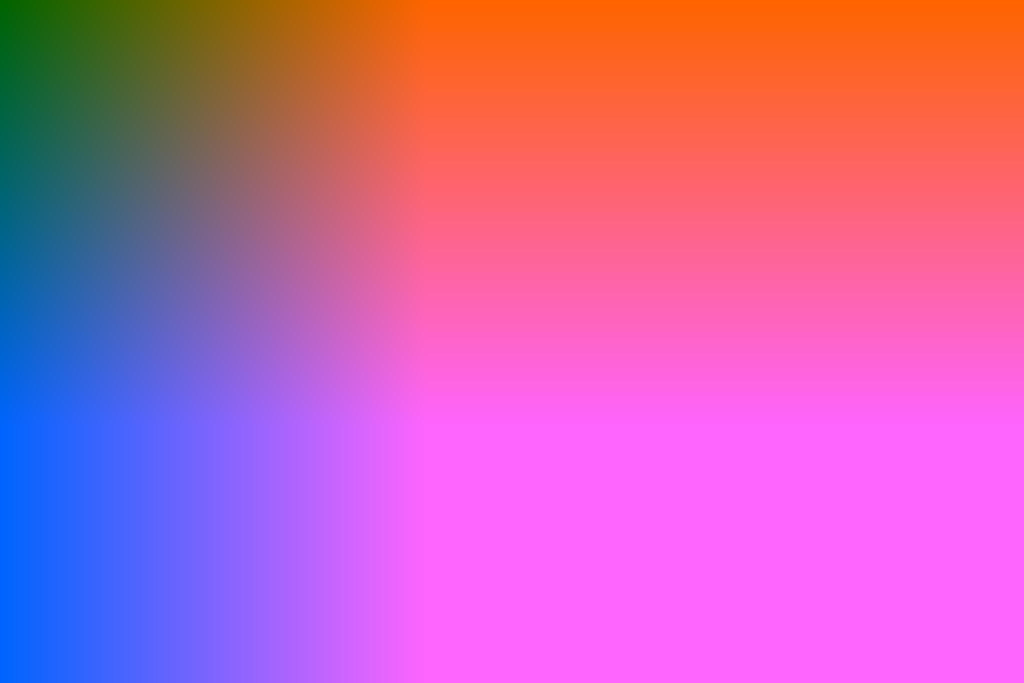
#> input picture backend/tests/fixtures/c2pa/C.jpg, 2048 x 1365 px (shown at 1/2 size)
$ python -i phase9_frequency_features.py   (imports and definitions only)
#> lines starting #> are read from the running program, lines starting #| are printed output that depends on the picture
#> further down, picture is the input picture: PIL image 2048x1365 RGB; mean R, G, B 200.7, 100.2, 173.9
"""Deterministic, source-agnostic forensic image feature extraction for Phase 9.

The extractor consumes decoded pixels only. It never reads a path, label, or
dataset identifier. Features are computed in memory after the canonical
Phase 7 resize-short-side/center-crop preprocessing contract.
"""

from __future__ import annotations

from typing import Any

import numpy as np
from PIL import Image, ImageFilter
from scipy.fft import dctn

FEATURE_NAMES = (
    "fft_log_energy_total",
    "fft_log_energy_low",
    "fft_log_energy_mid",
    "fft_log_energy_high",
    "fft_high_low_ratio",
    "fft_spectral_centroid",
    "fft_spectral_flatness",
    "fft_axis_anisotropy",
    "dct_log_energy_dc",
    "dct_log_energy_low",
    "dct_log_energy_mid",
    "dct_log_energy_high",
    "dct_high_low_ratio",
    "dct_ac_sparsity",
    "dct_block_energy_cv",
    "residual_mean_abs",
    "residual_std",
    "residual_mad",
    "residual_skewness",
    "residual_kurtosis",
    "residual_zero_fraction",
    "residual_horizontal_corr",
    "residual_vertical_corr",
    "edge_density",
    "edge_strength_mean",
    "edge_strength_std",
    "laplacian_variance",
    "gradient_energy",
    "local_contrast_mean",
    "local_contrast_std",
    "resample_periodicity_x",
    "resample_periodicity_y",
    "resample_peak_x",
    "resample_peak_y",
)


def _canonical_gray(image: Image.Image, size: int = 224) -> np.ndarray:
    """Apply documented Phase 7 decode and geometry in deterministic RGB/L mode."""
#> called with size = 224
    rgb = image.convert("RGB")
    width, height = rgb.size
#> width = 2048; height = 1365
    if min(width, height) < 1:
        raise ValueError("image has an empty dimension")
    scale = size / min(width, height)
#> scale = 0.164
    resized = rgb.resize(
        (max(size, round(width * scale)), max(size, round(height * scale))),
        resample=Image.Resampling.BILINEAR,
    )
    left = (resized.width - size) // 2
#> left = 56
    top = (resized.height - size) // 2
#> top = 0
    cropped = resized.crop((left, top, left + size, top + size)).convert("L")
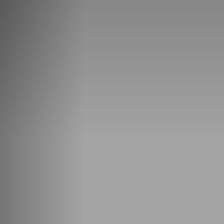
#> cropped: PIL image 224x224 L; min 89, max 164, mean 146
    return np.asarray(cropped, dtype=np.float32) / 255.0


def _safe_corr(a: np.ndarray, b: np.ndarray) -> float:
    a = a.ravel().astype(np.float64)
    b = b.ravel().astype(np.float64)
    if a.size < 2 or np.std(a) < 1e-12 or np.std(b) < 1e-12:
        return 0.0
    return float(np.corrcoef(a, b)[0, 1])


def extract_frequency_features(image: Image.Image) -> dict[str, Any]:
    """Return named deterministic features and explicit status for a PIL image.

    Images smaller than 8 pixels on either side are marked unsupported. Decode
    and numerical errors are captured in the result so batch jobs can continue.
    """
    result: dict[str, Any] = {
        "status": "error",
        "failure": None,
        "feature_names": list(FEATURE_NAMES),
        "features": None,
    }
    try:
        if not isinstance(image, Image.Image):
            raise TypeError("input must be a PIL.Image.Image")
        if image.width < 8 or image.height < 8:
            result.update(status="unsupported", failure="image dimension below 8 pixels")
            return result

        gray = _canonical_gray(image)
        centered = gray - float(gray.mean())
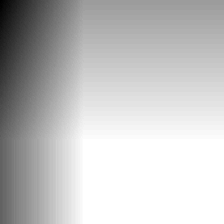
#> centered: shape (224, 224) float32; min -0.223, max 0.0707, mean -2.64e-08; drawn with min black and max white
        eps = 1e-12

        # FFT radial energy and directional anisotropy.
        spectrum = np.fft.fftshift(np.fft.fft2(centered))
        power = np.abs(spectrum) ** 2
        yy, xx = np.indices(power.shape, dtype=np.float32)
        radius = np.sqrt((xx - 111.5) ** 2 + (yy - 111.5) ** 2) / (np.sqrt(2) * 112)
        masks = (radius < 0.15, (radius >= 0.15) & (radius < 0.50), radius >= 0.50)
        fft_bands = [float(power[m].mean()) for m in masks]
#> fft_bands = [6097.4, 10.92, 1.36]
        total_fft = float(power.mean())
#> total_fft = 221
        magnitude = np.sqrt(power + eps)
        normalized_power = power / (power.sum() + eps)
        spectral_centroid = float((radius * normalized_power).sum())
#> spectral_centroid = 0.0213
        spectral_flatness = float(np.exp(np.log(magnitude + eps).mean()) / (magnitude.mean() + eps))
#> spectral_flatness = 0.169
        row_power = power.sum(axis=1)
#> row_power = 224 values, max 7366515.8 at index 112, min 138.4 at index 205, mean 49510
        col_power = power.sum(axis=0)
#> col_power = 224 values, max 3720872.2 at index 112, min 351.9 at index 5, mean 49510
        axis_anisotropy = float(abs(row_power.std() - col_power.std()) / (row_power.std() + col_power.std() + eps))
#> axis_anisotropy = 0.219

        # Non-overlapping 8x8 orthonormal DCT blocks. Exclude each block's DC
        # term from AC bands; report DC separately.
        blocks = gray[: (gray.shape[0] // 8) * 8, : (gray.shape[1] // 8) * 8].reshape(28, 8, 28, 8)
        blocks = blocks.transpose(0, 2, 1, 3)
        coeff = dctn(blocks, axes=(-2, -1), norm="ortho")
        dct_power = coeff**2
        cy, cx = np.indices((8, 8))
        freq = np.sqrt(cx**2 + cy**2)
        dct_low = (freq > 0) & (freq <= 2)
        dct_mid = (freq > 2) & (freq <= 5)
        dct_high = freq > 5
        dct_dc = float(dct_power[..., 0, 0].mean())
#> dct_dc = 21.26
        dct_bands = [float(dct_power[..., mask].mean()) for mask in (dct_low, dct_mid, dct_high)]
#> dct_bands = [0.000141, 2.65e-06, 7.77e-07]
        ac = np.abs(coeff[..., 1:, :]).ravel()
        block_energy = dct_power.sum(axis=(-2, -1)).ravel()
#> block_energy = 784 values, max 26.47 at index 515, min 8.26 at index 0, mean 21.26
        dct_sparsity = float(np.mean(ac <= np.quantile(ac, 0.5)))
#> dct_sparsity = 0.71
        block_cv = float(block_energy.std() / (block_energy.mean() + eps))
#> block_cv = 0.218

        # High-pass residual against a small Gaussian low-pass.
        gray_image = Image.fromarray(np.uint8(np.clip(gray * 255, 0, 255)))
        lowpass = np.asarray(gray_image.filter(ImageFilter.GaussianBlur(radius=1.0)), dtype=np.float32) / 255.0
        residual = gray - lowpass
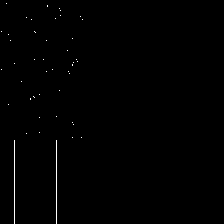
#> residual: shape (224, 224) float32; min 0, max 0.00392, mean 1.69e-05; drawn with min black and max white
        r = residual.astype(np.float64)
        r_centered = r - r.mean()
        r_std = float(r.std())
#> r_std = 0.000257
        r_mad = float(np.median(np.abs(r_centered)))
#> r_mad = 1.69e-05
        r_skew = float(np.mean(r_centered**3) / (r_std**3 + eps))
#> r_skew = 14.3
        r_kurt = float(np.mean(r_centered**4) / (r_std**4 + eps))
#> r_kurt = 0.996
        residual_hcorr = _safe_corr(r[:, :-1], r[:, 1:])
#> residual_hcorr = -0.00434
        residual_vcorr = _safe_corr(r[:-1, :], r[1:, :])
#> residual_vcorr = 0.785

        # Edge/texture measures.
        gx = np.zeros_like(gray)
        gy = np.zeros_like(gray)
        gx[:, 1:-1] = (gray[:, 2:] - gray[:, :-2]) * 0.5
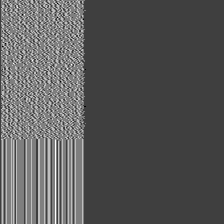
#> gx: shape (224, 224) float32; min -0.00196, max 0.00588, mean 0.000798; drawn with min black and max white
        gy[1:-1, :] = (gray[2:, :] - gray[:-2, :]) * 0.5
        grad = np.hypot(gx, gy)
        lap = -4 * gray + np.roll(gray, 1, 0) + np.roll(gray, -1, 0) + np.roll(gray, 1, 1) + np.roll(gray, -1, 1)
        local_mean = np.asarray(gray_image.filter(ImageFilter.GaussianBlur(radius=3.0)), dtype=np.float32) / 255.0
        local_contrast = np.abs(gray - local_mean)
        edge_strength = grad[2:-2, 2:-2]
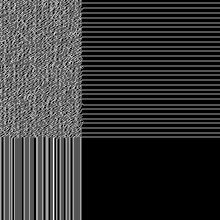
#> edge_strength: shape (220, 220) float32; min 0, max 0.00588, mean 0.00123; drawn with min black and max white
        edge_density = float(np.mean(edge_strength > 0.08))
#> edge_density = 0

        # Resampling periodicity proxy: peaks in first-difference autocorrelation
        # at lags 2..16 after removing the mean, averaged over rows/columns.
        dx = np.diff(gray, axis=1)
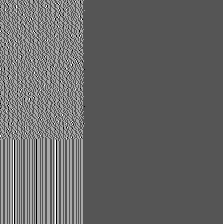
#> dx: shape (224, 223) float32; min -0.00392, max 0.00784, mean 0.000804; drawn with min black and max white
        dy = np.diff(gray, axis=0)
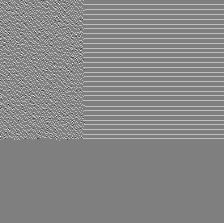
#> dy: shape (223, 224) float32; min -0.00784, max 0.00784, mean 0.00051; drawn with min black and max white

        def periodicity(values: np.ndarray, spatial_axis: int) -> tuple[float, int]:
            # Average across the orthogonal axis first. This keeps the statistic
            # deterministic and avoids tens of millions of redundant per-pixel
            # correlations for a single image.
#> called with spatial_axis = 1
            signal = values.mean(axis=0 if spatial_axis == 1 else 1).ravel()
#> signal = 223 values, max 0.00422 at index 13, min 0 at index 84, mean 0.000804
            scores = []
            for lag in range(2, 17):
                score = _safe_corr(signal[:-lag], signal[lag:])
                scores.append(score)
#> this loop made 15 passes
#> score on passes 1 to 12: 0.681, 0.749, 0.71, 0.713, 0.693, 0.701, 0.659, 0.681, 0.701, 0.62, 0.64, 0.689
#> after the loop, scores = [0.681, 0.749, 0.71, 0.713, 0.693, 0.701, 0.659, 0.681, 0.701, 0.62, 0.64, 0.689, 0.63, 0.654, 0.582]
            index = int(np.argmax(scores))
#> index = 1
            return float(scores[index]), index + 2

        px, peak_x = periodicity(dx, 1)
#> px = 0.749; peak_x = 3
        py, peak_y = periodicity(dy, 0)
#> the loop in periodicity (call 2), `for lag in range(2, 17):` made 15 passes
#> score on passes 1 to 12: -0.00496, -0.0173, 0.234, 0.687, 0.0164, -0.0137, -0.0246, 0.411, 0.476, 0.00763, -0.0194, -0.0273
#> py = 0.687; peak_y = 5

        values = [
            np.log1p(total_fft), np.log1p(fft_bands[0]), np.log1p(fft_bands[1]), np.log1p(fft_bands[2]),
            np.log1p(fft_bands[2] / (fft_bands[0] + eps)), spectral_centroid, spectral_flatness, axis_anisotropy,
            np.log1p(dct_dc), *(np.log1p(v) for v in dct_bands), np.log1p(dct_bands[2] / (dct_bands[0] + eps)),
            dct_sparsity, block_cv, float(np.mean(np.abs(r))), r_std, r_mad, r_skew, r_kurt,
            float(np.mean(r == 0)), residual_hcorr, residual_vcorr, edge_density, float(edge_strength.mean()),
            float(edge_strength.std()), float(np.var(lap)), float(np.mean(grad**2)), float(local_contrast.mean()),
            float(local_contrast.std()), px, py, float(peak_x), float(peak_y),
        ]
#> values = 34 values, max 14.3 at index 18, min -0.00434 at index 21, mean 1.42
        vector = np.asarray(values, dtype=np.float64)
#> vector has the same summary as values
        if vector.size != len(FEATURE_NAMES) or not np.isfinite(vector).all():
            raise FloatingPointError("feature vector has invalid shape or non-finite values")
        result.update(status="ok", failure=None, features=vector.tolist())
        return result
    except Exception as exc:  # batch extraction records failures instead of aborting
        result["failure"] = f"{type(exc).__name__}: {exc}"
        return result

>>> from PIL import Image
>>> picture = Image.open('../../backend/tests/fixtures/c2pa/C.jpg')
>>> result = extract_frequency_features(picture)
#> result = 4 items
